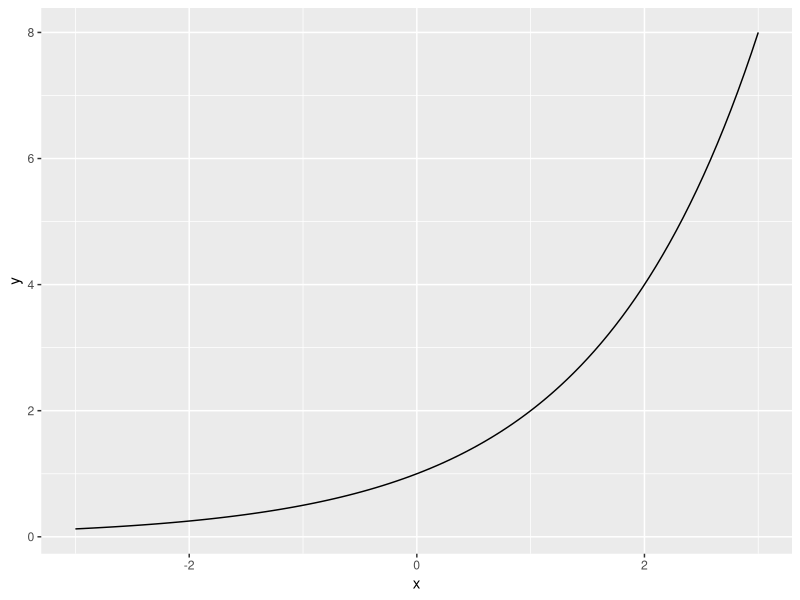

Reproduce this figure in R.
## ---- chunk 1
library("ggplot2")
eq = function(x){2^x}
ggplot(data.frame(x=c(-3, 3)), aes(x=x)) + 
  stat_function(fun=eq)
